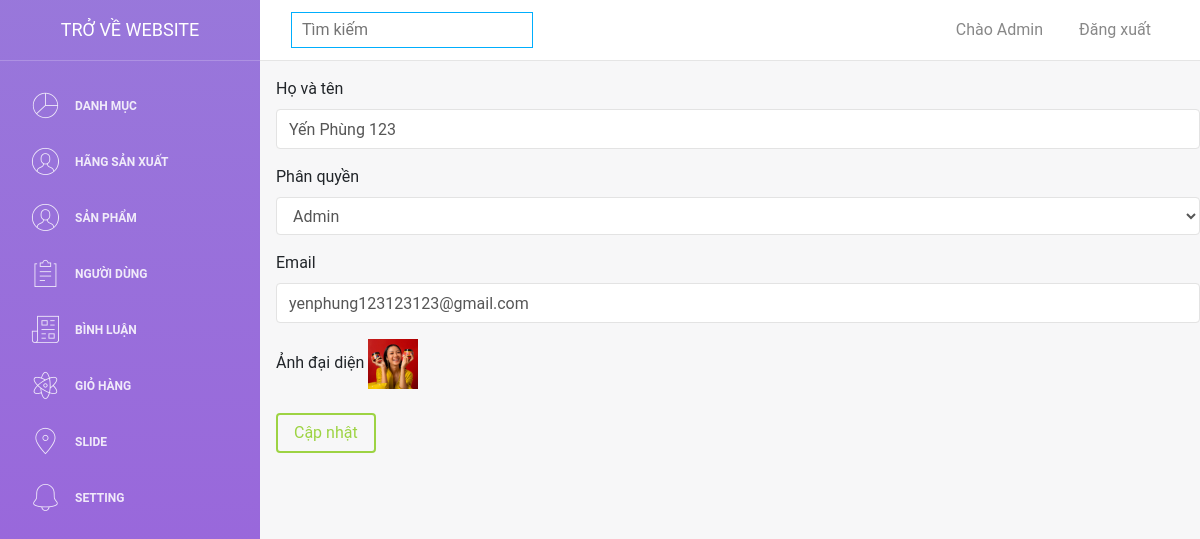
Screenshot of /webmypham/admin/suand.php?id=1 (signed in) with the database file from the repository.
### tables this page shows
CREATE TABLE `taikhoan` (
  `id` int(11) NOT NULL,
  `taikhoan` varchar(55) NOT NULL,
  `matkhau` varchar(55) NOT NULL,
  `hoten` varchar(100) NOT NULL,
  `sdt` text NOT NULL,
  `anh` text NOT NULL,
  `phanquyen` int(11) NOT NULL DEFAULT 0
);

### webmypham/admin/connect.php (called while the page is built, shortened)
<?php
function selectAll($sql)
{
    $result = $GLOBALS['conn']->query($sql);
    return $result;
}
?>

### webmypham/admin/suand.php (the view, shortened to what this page needs)
<?php
    include 'header.php';
    if (isset($_COOKIE["user"])) {
        $user = $_COOKIE["user"];
        foreach (selectAll("SELECT * FROM taikhoan WHERE taikhoan='$user'") as $row) {
            $permission = $row['phanquyen'];
        }
        if ($permission==1) {
            if (isset($_GET["id"])) {
                foreach (selectAll("SELECT * FROM taikhoan WHERE id={$_GET['id']}") as $item) {
                   $taikhoan = $item['taikhoan'];
                   $hoten = $item['hoten'];
                   $anha = $item['anh'];
                }
            }
            ?>
            <form action="" method="post" class="ml-3 mt-3" enctype="multipart/form-data">
                <div class="form-group">
                    <label for="exampleInputEmail1">Họ và tên</label>
                    <input type="text" name="ten" value="<?= $hoten ?>" class="form-control"  placeholder="Nhập Họ và tên">
                </div>
                <div class="form-group">
                    <label for="exampleInputEmail1">Phân quyền</label>
                    <select name="phanquyen" id="input" class="form-control" >
                        <option value="1">Admin</option>
                    </select>
                </div>
                <div class="form-group">
                    <label for="exampleInputEmail1">Email</label>
                    <input type="text" name="email" class="form-control" value="<?= $taikhoan ?>" placeholder="Nhập Giá">
                </div>
                <div class="form-group">
                    <label for="exampleInputEmail1">Ảnh đại diện</label>
                    <label for="imgInp" style="cursor:pointer">
                        <img id="blah"  width="50" height="50" src="<?= empty($anha)?'https://cdn.pixabay.com/photo/2019/06/25/12/59/click-here-4298145_1280.png':'../images/'.$anha.'' ?>">
                    </label>
                </div>
                <button name="sua" type="submit" class="btn btn-success" style="cursor: pointer;">
                    Cập nhật
                </button>
            </form>
            <?php
        }
    }
?>

### rows the page displays
taikhoan: ten "Yến Phùng 123", email "yenphung123123123@gmail.com", anh (picture)
